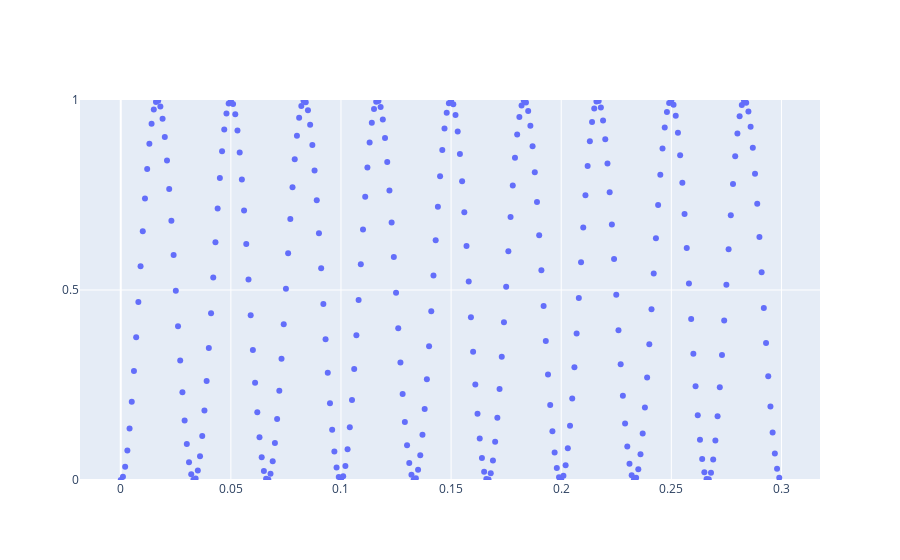

Write notebook code for a chart like this one.
### Code cell
data = []
stateData = []
tao = 0.3
for t in range(0, int(tao * 1000)):
    td = t / 1000
    currentState: matrix = q.ComputeState(initialState, td, HamiltonianWithDrive2X2X(OmegaQ, OmegaD, PhiD, A))
    stateData.append(currentState.T.tolist())
    data.append([td, q.ComputeStateProbability(currentState, 0)])
ndData = np.array(data)
ndStateData = np.array(stateData)

fig = go.Figure()

fig.add_trace(go.Scatter(x=ndData[:, 0], y=ndData[:, 1], mode='markers'))

fig.update_yaxes(
    range=[0, 1.0],
    dtick=0.5,
)


fig.show()

### Figure 1 — Plotly figure (JSON) as saved in the notebook; plotly's stock layout.template omitted (floating-point values rounded to 4 significant figures; data arrays with more than 128 entries replaced by an {"elided": "..."} marker saying what was removed)
{"data": [{"mode": "markers", "type": "scatter", "x": {"elided": "300 float values"}, "y": {"elided": "300 float values"}}], "layout": {"yaxis": {"dtick": 0.5, "range": [0, 1]}}}
